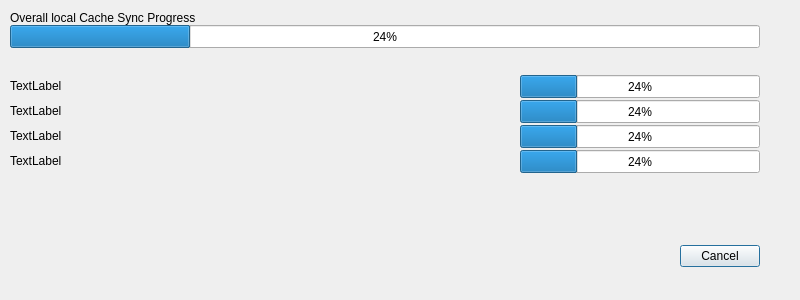
<?xml version="1.0" encoding="UTF-8"?>
<ui version="4.0">
 <class>localSyncDialog</class>
 <widget class="QDialog" name="localSyncDialog">
  <property name="windowModality">
   <enum>Qt::WindowModality::ApplicationModal</enum>
  </property>
  <property name="geometry">
   <rect>
    <x>0</x>
    <y>0</y>
    <width>800</width>
    <height>300</height>
   </rect>
  </property>
  <property name="sizePolicy">
   <sizepolicy hsizetype="Fixed" vsizetype="Fixed">
    <horstretch>0</horstretch>
    <verstretch>0</verstretch>
   </sizepolicy>
  </property>
  <property name="minimumSize">
   <size>
    <width>800</width>
    <height>300</height>
   </size>
  </property>
  <property name="maximumSize">
   <size>
    <width>800</width>
    <height>300</height>
   </size>
  </property>
  <property name="windowTitle">
   <string>Sync Cache with local directories</string>
  </property>
  <property name="modal">
   <bool>false</bool>
  </property>
  <widget class="QDialogButtonBox" name="buttonBox">
   <property name="geometry">
    <rect>
     <x>30</x>
     <y>240</y>
     <width>730</width>
     <height>32</height>
    </rect>
   </property>
   <property name="orientation">
    <enum>Qt::Orientation::Horizontal</enum>
   </property>
   <property name="standardButtons">
    <set>QDialogButtonBox::StandardButton::Cancel</set>
   </property>
   <property name="centerButtons">
    <bool>false</bool>
   </property>
  </widget>
  <widget class="QProgressBar" name="progressBar_overall">
   <property name="geometry">
    <rect>
     <x>10</x>
     <y>25</y>
     <width>750</width>
     <height>23</height>
    </rect>
   </property>
   <property name="value">
    <number>24</number>
   </property>
  </widget>
  <widget class="QProgressBar" name="progressBar_file1">
   <property name="geometry">
    <rect>
     <x>520</x>
     <y>75</y>
     <width>240</width>
     <height>23</height>
    </rect>
   </property>
   <property name="value">
    <number>24</number>
   </property>
  </widget>
  <widget class="QLabel" name="label_overall">
   <property name="geometry">
    <rect>
     <x>10</x>
     <y>10</y>
     <width>750</width>
     <height>16</height>
    </rect>
   </property>
   <property name="text">
    <string>Overall local Cache Sync Progress</string>
   </property>
  </widget>
  <widget class="QProgressBar" name="progressBar_file2">
   <property name="geometry">
    <rect>
     <x>520</x>
     <y>100</y>
     <width>240</width>
     <height>23</height>
    </rect>
   </property>
   <property name="value">
    <number>24</number>
   </property>
  </widget>
  <widget class="QProgressBar" name="progressBar_file3">
   <property name="geometry">
    <rect>
     <x>520</x>
     <y>125</y>
     <width>240</width>
     <height>23</height>
    </rect>
   </property>
   <property name="value">
    <number>24</number>
   </property>
  </widget>
  <widget class="QProgressBar" name="progressBar_file4">
   <property name="geometry">
    <rect>
     <x>520</x>
     <y>150</y>
     <width>240</width>
     <height>23</height>
    </rect>
   </property>
   <property name="value">
    <number>24</number>
   </property>
  </widget>
  <widget class="QLabel" name="label_file1">
   <property name="geometry">
    <rect>
     <x>10</x>
     <y>78</y>
     <width>500</width>
     <height>16</height>
    </rect>
   </property>
   <property name="text">
    <string>TextLabel</string>
   </property>
  </widget>
  <widget class="QLabel" name="label_file2">
   <property name="geometry">
    <rect>
     <x>10</x>
     <y>103</y>
     <width>500</width>
     <height>16</height>
    </rect>
   </property>
   <property name="text">
    <string>TextLabel</string>
   </property>
  </widget>
  <widget class="QLabel" name="label_file3">
   <property name="geometry">
    <rect>
     <x>10</x>
     <y>128</y>
     <width>500</width>
     <height>16</height>
    </rect>
   </property>
   <property name="text">
    <string>TextLabel</string>
   </property>
  </widget>
  <widget class="QLabel" name="label_file4">
   <property name="geometry">
    <rect>
     <x>10</x>
     <y>153</y>
     <width>500</width>
     <height>16</height>
    </rect>
   </property>
   <property name="text">
    <string>TextLabel</string>
   </property>
  </widget>
 </widget>
 <resources/>
 <connections>
  <connection>
   <sender>buttonBox</sender>
   <signal>accepted()</signal>
   <receiver>localSyncDialog</receiver>
   <slot>accept()</slot>
   <hints>
    <hint type="sourcelabel">
     <x>248</x>
     <y>254</y>
    </hint>
    <hint type="destinationlabel">
     <x>157</x>
     <y>274</y>
    </hint>
   </hints>
  </connection>
  <connection>
   <sender>buttonBox</sender>
   <signal>rejected()</signal>
   <receiver>localSyncDialog</receiver>
   <slot>reject()</slot>
   <hints>
    <hint type="sourcelabel">
     <x>316</x>
     <y>260</y>
    </hint>
    <hint type="destinationlabel">
     <x>286</x>
     <y>274</y>
    </hint>
   </hints>
  </connection>
 </connections>
</ui>
